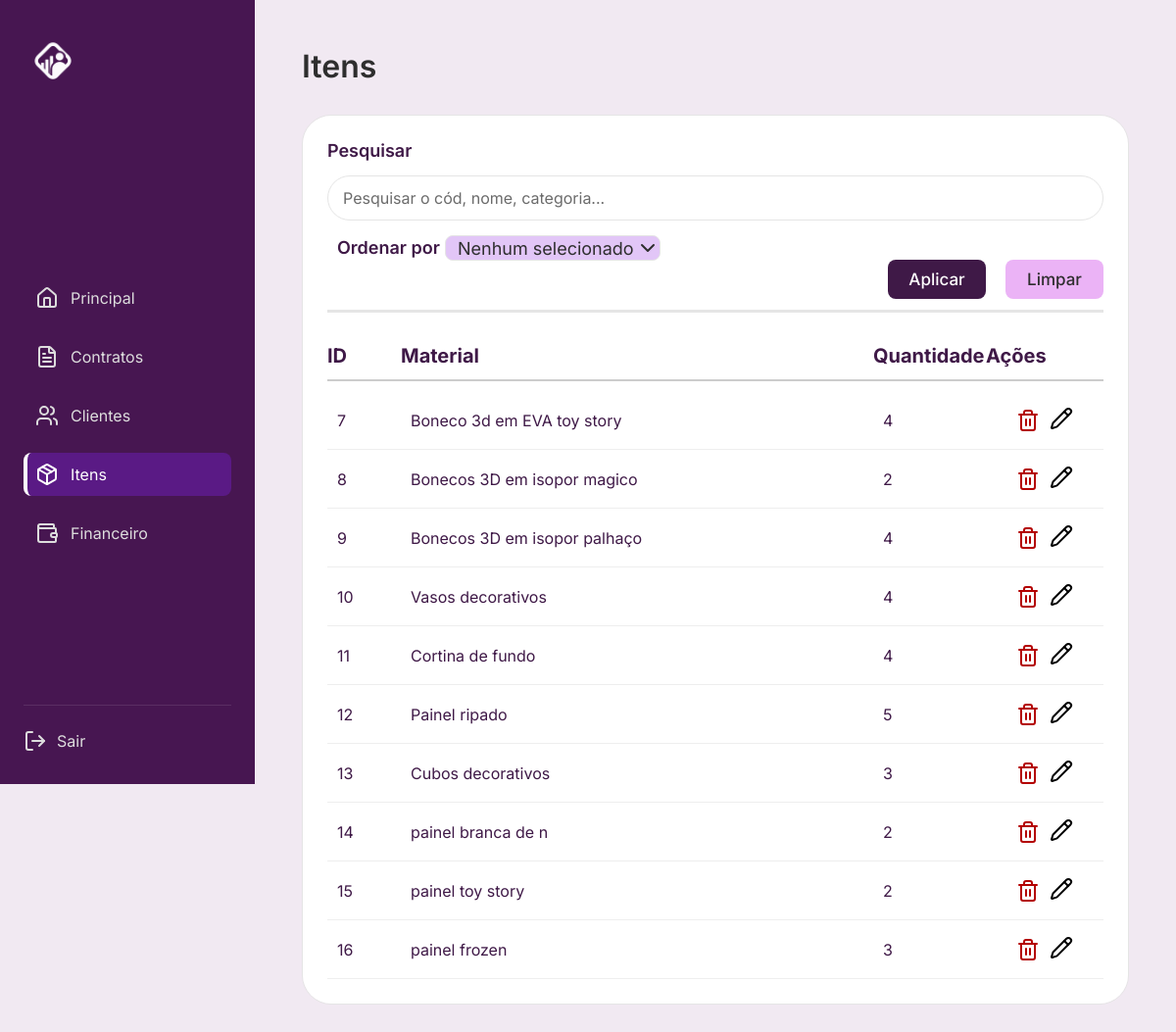
The page /itens/ on the database its author committed.
### itens/models.py (models this page shows)
class Material(models.Model):
    id=models.BigAutoField(primary_key=True)
    item = models.CharField( max_length=199)
    quant = models.DecimalField(max_digits=10, decimal_places=0)
    class Meta:
        db_table = 'material'

### itens/views.py (the view, shortened to what this page needs)
# urls.py: path('', views.listar_itens, name='listar_itens'),
def listar_itens(request):
    termo = request.GET.get('pesquisar', '').strip()
    if termo:
        qs_text = Material.objects.filter(item__icontains=termo)
        qs_num = Material.objects.none()
        if termo.isdigit():
            num = int(termo)
            qs_num = Material.objects.filter(id=num) | Material.objects.filter(quant=num)
        materiais = (qs_text | qs_num).distinct()
    else:
        materiais = Material.objects.all()
    return render(request, 'itens/indexItem.html', {
        'materiais': materiais,
        'pesquisar': termo
    })

### itens/templates/itens/IndexItem.html (shortened to what this page needs)
<!DOCTYPE html>
<html lang="pt-br">
  <head>
    {% load static %}
    <link rel="stylesheet" href="{% static 'itens/styleItem.css' %}">
  </head>
  <body data-section="itens">
    <div class="container">
      <aside class="sidebar">
        <div class="logo">
          <img src="{% static 'itens/img/logobranca.png' %}">
        </div>
        <nav class="menu">
          <a href="{% url 'home' %}" class="menu-item" data-section="home">
            <i data-lucide="home"></i>
            <span>Principal</span>
          </a>
          <a href="{% url 'contratos' %}" class="menu-item" data-section="contratos">
            <i data-lucide="file-text"></i>
            <span>Contratos</span>
          </a>
          <a href="{% url 'lista_clientes' %}" class="menu-item" data-section="clientes">
            <i data-lucide="users"></i>
            <span>Clientes</span>
          </a>
          <a href="{% url 'listar_itens' %}" class="menu-item active" data-section="itens">
            <i data-lucide="package"></i>
            <span>Itens</span>
          </a>
          <a href="{% url 'painel_financeiro' %}" class="menu-item" data-section="financas">
            <i data-lucide="wallet"></i>
            <span>Financeiro</span>
          </a>
        </nav>
        <div class="logout">
          <a href="{% url 'pagina_login' %}">
            <i data-lucide="log-out"></i>
            <span>Sair</span>
          </a>
        </div>
      </aside>
      <main class="main-content">
        <div class="content-header">
          <h1>Itens</h1>
        </div>
        <form method="get" action="{% url 'listar_itens' %}" class="search-form">
          <div class="unified-container">
            <div class="textos-de-cima">
              <div class="Pesquisar">Pesquisar</div>
            </div>
            <div class="search-row">
              <div class="search-field">
                <input
                  type="text"
                  id="pesquisar"
                  placeholder="Pesquisar o cód, nome, categoria..."
                  value="{{ request.GET.pesquisar }}"
                  name="pesquisar"
                >
              </div>
            </div>
            <div class="search-row">
              <div class="action-button1">
                <button class="btn-primary" type="submit">Aplicar</button>
              </div>
              <div class="action-button2">
                <button class="btn-secondary" type="reset">Limpar</button>
              </div>
            </div>
            <div class="dropdown-fields">
              <div class="dropdown-field-word1">Ordenar por :</div>
              <div class="dropdown-field1">
                <button class="order-button" type="button">Nenhum selecionado</button>
                <i data-lucide="chevron-down"></i>
              </div>
            </div>
            <div class="linha-horizontal-cinza"></div>
            <div class="itens-container" id="itensContainer">
              <div class="item-header">
                  <div>ID</div>
                  <div>Material</div>
                  <div>Quantidade</div>
                  <div>Ações</div>
              </div>
              {% for material in materiais %}
              <div class="item-info">
                  <div class="col">{{ material.id }}</div>
                  <div class="col">{{ material.item }}</div>
                  <div class="col">{{ material.quant }}</div>
                  <div class="col acoes">
                      <button type="button" class="btn-delete"
                          onclick="abrirModal('{{ material.id }}', '{{ material.item }}')">
                          <i data-lucide="trash-2"></i>
                      </button>
                      <button type="button" class="btn-edit"
                          onclick="abrirEditar('{{ material.id }}')">
                          <i data-lucide="pencil"></i>
                      </button>
                  </div>
              </div>
              {% endfor %}
            </div>
          </div>
        </form>
      </main>
    </div>
  </body>
</html>

### rows shown on the page
Material: id "7", item "Boneco 3d em EVA toy story", quant "4"
Material: id "8", item "Bonecos 3D em isopor magico", quant "2"
Material: id "9", item "Bonecos 3D em isopor palhaço", quant "4"
Material: id "10", item "Vasos decorativos", quant "4"
Material: id "11", item "Cortina de fundo", quant "4"
Material: id "12", item "Painel ripado", quant "5"
Material: id "13", item "Cubos decorativos", quant "3"
Material: id "14", item "painel branca de n", quant "2"
Material: id "15", item "painel toy story", quant "2"
Material: id "16", item "painel frozen", quant "3"
